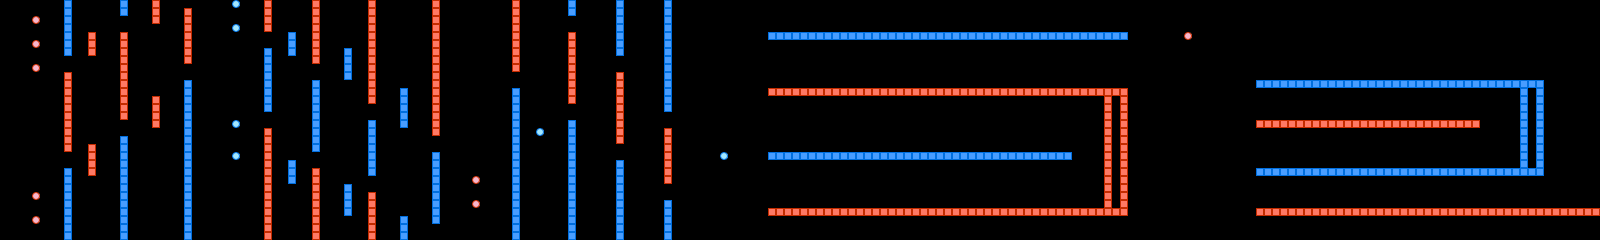

This game map was drawn from its Tiled (.tmx) file and the tilesets committed beside it. A one-line description and the trimmed map source follow:
An orthogonal 200x30 tile map with 8x8 px tiles, 1 tile layer (layer), 2 tilesets.

<map version="1.0" orientation="orthogonal" width="200" height="30" tilewidth="8" tileheight="8">
 <tileset firstgid="1" name="chip" tilewidth="8" tileheight="8">
  <image source="chip.png" width="128" height="128" />
 </tileset>
 <tileset firstgid="257" name="chip" tilewidth="8" tileheight="8">
  <image source="../chip.png" width="128" height="128" />
 </tileset>
 <layer name="layer" width="200" height="30">
  <properties>
   <property name="object" value="true" />
  </properties>
  <data>[6000 cells, 703 non-empty, 4 distinct tile ids]</data>
 </layer>
</map>
